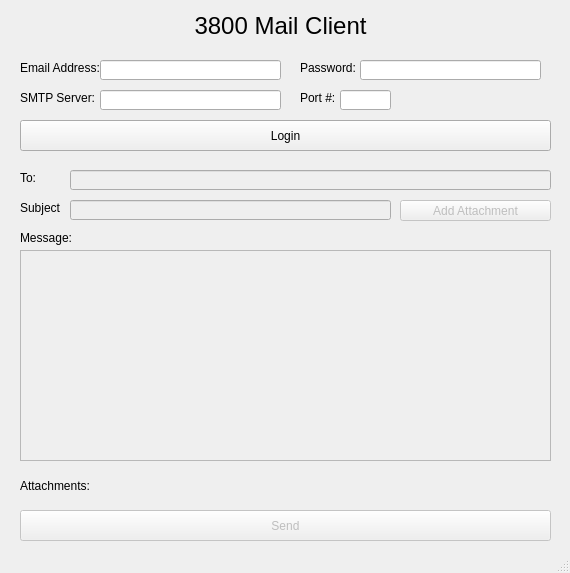
<?xml version="1.0" encoding="UTF-8"?>
<ui version="4.0">
 <class>MainWindow</class>
 <widget class="QMainWindow" name="MainWindow">
  <property name="geometry">
   <rect>
    <x>0</x>
    <y>0</y>
    <width>570</width>
    <height>573</height>
   </rect>
  </property>
  <property name="windowTitle">
   <string>Mail Client</string>
  </property>
  <widget class="QWidget" name="centralwidget">
   <widget class="QLabel" name="emailLabel">
    <property name="geometry">
     <rect>
      <x>20</x>
      <y>60</y>
      <width>81</width>
      <height>16</height>
     </rect>
    </property>
    <property name="text">
     <string>Email Address:</string>
    </property>
   </widget>
   <widget class="QLabel" name="passwordLabel">
    <property name="geometry">
     <rect>
      <x>300</x>
      <y>60</y>
      <width>81</width>
      <height>16</height>
     </rect>
    </property>
    <property name="text">
     <string>Password:</string>
    </property>
   </widget>
   <widget class="QLineEdit" name="emailEdit">
    <property name="geometry">
     <rect>
      <x>100</x>
      <y>60</y>
      <width>181</width>
      <height>20</height>
     </rect>
    </property>
   </widget>
   <widget class="QLineEdit" name="passwordEdit">
    <property name="geometry">
     <rect>
      <x>360</x>
      <y>60</y>
      <width>181</width>
      <height>20</height>
     </rect>
    </property>
    <property name="text">
     <string/>
    </property>
    <property name="echoMode">
     <enum>QLineEdit::Password</enum>
    </property>
   </widget>
   <widget class="QLabel" name="SMTPLabel">
    <property name="geometry">
     <rect>
      <x>20</x>
      <y>90</y>
      <width>81</width>
      <height>16</height>
     </rect>
    </property>
    <property name="text">
     <string>SMTP Server:</string>
    </property>
   </widget>
   <widget class="QLineEdit" name="SMTPEdit">
    <property name="geometry">
     <rect>
      <x>100</x>
      <y>90</y>
      <width>181</width>
      <height>20</height>
     </rect>
    </property>
   </widget>
   <widget class="QLabel" name="portLabel">
    <property name="geometry">
     <rect>
      <x>300</x>
      <y>90</y>
      <width>41</width>
      <height>16</height>
     </rect>
    </property>
    <property name="text">
     <string>Port #:</string>
    </property>
   </widget>
   <widget class="QLineEdit" name="portEdit">
    <property name="geometry">
     <rect>
      <x>340</x>
      <y>90</y>
      <width>51</width>
      <height>20</height>
     </rect>
    </property>
   </widget>
   <widget class="QPushButton" name="loginButton">
    <property name="geometry">
     <rect>
      <x>20</x>
      <y>120</y>
      <width>531</width>
      <height>31</height>
     </rect>
    </property>
    <property name="text">
     <string>Login</string>
    </property>
   </widget>
   <widget class="QLabel" name="toLabel">
    <property name="geometry">
     <rect>
      <x>20</x>
      <y>170</y>
      <width>21</width>
      <height>16</height>
     </rect>
    </property>
    <property name="text">
     <string>To:</string>
    </property>
   </widget>
   <widget class="QLineEdit" name="toEdit">
    <property name="enabled">
     <bool>false</bool>
    </property>
    <property name="geometry">
     <rect>
      <x>70</x>
      <y>170</y>
      <width>481</width>
      <height>20</height>
     </rect>
    </property>
   </widget>
   <widget class="QLabel" name="subjectLabel">
    <property name="geometry">
     <rect>
      <x>20</x>
      <y>200</y>
      <width>41</width>
      <height>16</height>
     </rect>
    </property>
    <property name="text">
     <string>Subject:</string>
    </property>
   </widget>
   <widget class="QLineEdit" name="subjectEdit">
    <property name="enabled">
     <bool>false</bool>
    </property>
    <property name="geometry">
     <rect>
      <x>70</x>
      <y>200</y>
      <width>321</width>
      <height>20</height>
     </rect>
    </property>
   </widget>
   <widget class="QPushButton" name="attachButton">
    <property name="enabled">
     <bool>false</bool>
    </property>
    <property name="geometry">
     <rect>
      <x>400</x>
      <y>200</y>
      <width>151</width>
      <height>21</height>
     </rect>
    </property>
    <property name="text">
     <string>Add Attachment</string>
    </property>
   </widget>
   <widget class="QTextEdit" name="messageEdit">
    <property name="enabled">
     <bool>false</bool>
    </property>
    <property name="geometry">
     <rect>
      <x>20</x>
      <y>250</y>
      <width>531</width>
      <height>211</height>
     </rect>
    </property>
   </widget>
   <widget class="QLabel" name="messageLabel">
    <property name="geometry">
     <rect>
      <x>20</x>
      <y>230</y>
      <width>61</width>
      <height>16</height>
     </rect>
    </property>
    <property name="text">
     <string>Message:</string>
    </property>
   </widget>
   <widget class="QLabel" name="attachLabel">
    <property name="geometry">
     <rect>
      <x>20</x>
      <y>470</y>
      <width>531</width>
      <height>31</height>
     </rect>
    </property>
    <property name="text">
     <string>Attachments: </string>
    </property>
    <property name="wordWrap">
     <bool>true</bool>
    </property>
   </widget>
   <widget class="QPushButton" name="sendButton">
    <property name="enabled">
     <bool>false</bool>
    </property>
    <property name="geometry">
     <rect>
      <x>20</x>
      <y>510</y>
      <width>531</width>
      <height>31</height>
     </rect>
    </property>
    <property name="text">
     <string>Send</string>
    </property>
   </widget>
   <widget class="QLabel" name="clientLabel">
    <property name="geometry">
     <rect>
      <x>20</x>
      <y>10</y>
      <width>521</width>
      <height>31</height>
     </rect>
    </property>
    <property name="font">
     <font>
      <family>MS Sans Serif</family>
      <pointsize>18</pointsize>
     </font>
    </property>
    <property name="text">
     <string>3800 Mail Client</string>
    </property>
    <property name="alignment">
     <set>Qt::AlignCenter</set>
    </property>
   </widget>
  </widget>
  <widget class="QStatusBar" name="statusbar"/>
 </widget>
 <resources/>
 <connections/>
</ui>
